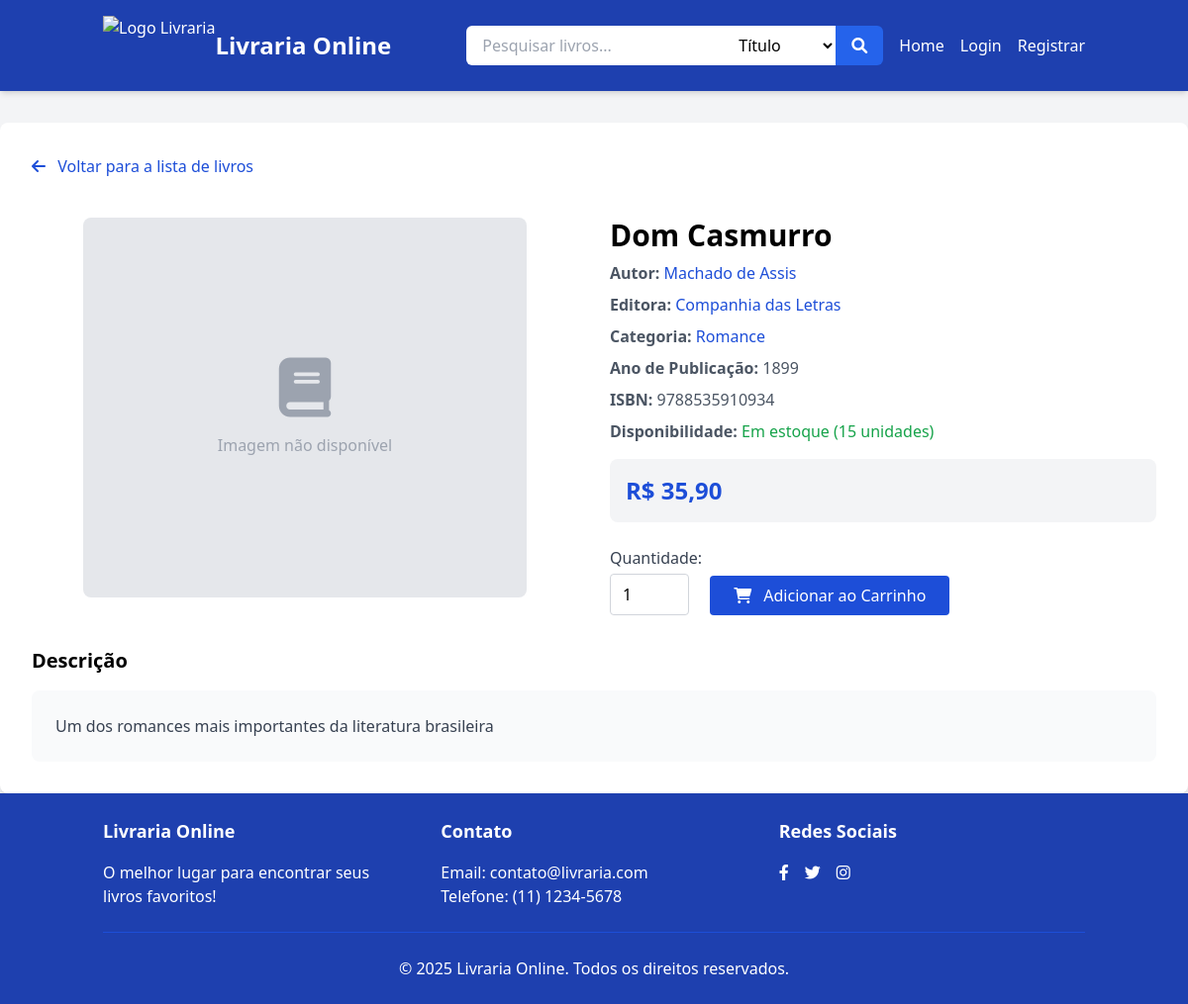
The app's page /Notes/Livraria/livro.php?id=2 with its own data.
### tables this page shows
CREATE TABLE IF NOT EXISTS livros (
    id INT AUTO_INCREMENT PRIMARY KEY,
    titulo VARCHAR(150) NOT NULL,
    id_autor INT,
    id_editora INT,
    id_categoria INT,
    preco DECIMAL(10,2) NOT NULL,
    quantidade_estoque INT DEFAULT 0,
    ano_publicacao INT,
    isbn VARCHAR(20),
    descricao TEXT,
    imagem VARCHAR(255),
    data_cadastro TIMESTAMP DEFAULT CURRENT_TIMESTAMP,
    FOREIGN KEY (id_autor) REFERENCES autores(id),
    FOREIGN KEY (id_editora) REFERENCES editoras(id),
    FOREIGN KEY (id_categoria) REFERENCES categorias(id)
);

CREATE TABLE IF NOT EXISTS autores (
    id INT AUTO_INCREMENT PRIMARY KEY,
    nome VARCHAR(100) NOT NULL,
    biografia TEXT,
    data_cadastro TIMESTAMP DEFAULT CURRENT_TIMESTAMP
);

CREATE TABLE IF NOT EXISTS editoras (
    id INT AUTO_INCREMENT PRIMARY KEY,
    nome VARCHAR(100) NOT NULL,
    descricao TEXT,
    data_cadastro TIMESTAMP DEFAULT CURRENT_TIMESTAMP
);

CREATE TABLE IF NOT EXISTS categorias (
    id INT AUTO_INCREMENT PRIMARY KEY,
    nome VARCHAR(50) NOT NULL,
    descricao TEXT,
    data_cadastro TIMESTAMP DEFAULT CURRENT_TIMESTAMP
);

### Notes/Livraria/functions.php (called while the page is built, shortened)
<?php
function sanitize($data) {
    global $conn;
    $data = trim($data);
    $data = stripslashes($data);
    $data = htmlspecialchars($data);
    $data = mysqli_real_escape_string($conn, $data);
    return $data;
}
function getLivroPorId($id) {
    global $conn;
    $id = sanitize($id);
    $sql = "SELECT l.*, a.nome as autor, e.nome as editora, c.nome as categoria
            FROM livros l
            LEFT JOIN autores a ON l.id_autor = a.id
            LEFT JOIN editoras e ON l.id_editora = e.id
            LEFT JOIN categorias c ON l.id_categoria = c.id
            WHERE l.id = $id";
    $result = mysqli_query($conn, $sql);
    if (mysqli_num_rows($result) > 0) {
        return mysqli_fetch_assoc($result);
    }
    return null;
}
?>

### Notes/Livraria/livro.php (the view, shortened to what this page needs)
<?php
require_once 'header.php';
$id = $_GET['id'];
$livro = getLivroPorId($id);
?>
<div class="bg-white rounded-lg shadow-md overflow-hidden">
    <div class="p-6 md:p-8">
        <a href="index.php" class="text-blue-700 hover:text-blue-900 mb-4 inline-block">
            <i class="fas fa-arrow-left mr-2"></i> Voltar para a lista de livros
        </a>
        <div class="grid grid-cols-1 md:grid-cols-2 gap-8 mt-6">
            <div class="flex justify-center">
                <div class="w-full max-w-md h-96 bg-gray-200 flex items-center justify-center rounded-lg overflow-hidden">
                    <?php if (!empty($livro['imagem']) && file_exists('assets/images/' . $livro['imagem'])): ?>
                        <img src="assets/images/<?php echo htmlspecialchars($livro['imagem']); ?>"
                             alt="<?php echo htmlspecialchars($livro['titulo']); ?>"
                             class="h-full object-cover">
                    <?php else: ?>
                        <div class="text-gray-400 text-center">
                            <i class="fas fa-book text-6xl mb-4"></i>
                            <p>Imagem não disponível</p>
                        </div>
                    <?php endif; ?>
                </div>
            </div>
            <div>
                <h1 class="text-3xl font-bold mb-2"><?php echo htmlspecialchars($livro['titulo']); ?></h1>
                <p class="text-gray-600 mb-2">
                    <span class="font-semibold">Autor:</span>
                    <a href="index.php?filtro=autor&busca=<?php echo urlencode($livro['autor']); ?>" class="text-blue-700 hover:text-blue-900">
                        <?php echo htmlspecialchars($livro['autor']); ?>
                    </a>
                </p>
                <p class="text-gray-600 mb-2">
                    <span class="font-semibold">Editora:</span>
                    <a href="index.php?filtro=editora&busca=<?php echo urlencode($livro['editora']); ?>" class="text-blue-700 hover:text-blue-900">
                        <?php echo htmlspecialchars($livro['editora']); ?>
                    </a>
                </p>
                <p class="text-gray-600 mb-2">
                    <span class="font-semibold">Categoria:</span>
                    <a href="index.php?filtro=categoria&busca=<?php echo urlencode($livro['categoria']); ?>" class="text-blue-700 hover:text-blue-900">
                        <?php echo htmlspecialchars($livro['categoria']); ?>
                    </a>
                </p>
                <p class="text-gray-600 mb-2">
                    <span class="font-semibold">Ano de Publicação:</span>
                    <?php echo $livro['ano_publicacao']; ?>
                </p>
                <p class="text-gray-600 mb-2">
                    <span class="font-semibold">ISBN:</span>
                    <?php echo htmlspecialchars($livro['isbn']); ?>
                </p>
                <p class="text-gray-600 mb-4">
                    <span class="font-semibold">Disponibilidade:</span>
                    <?php if ($livro['quantidade_estoque'] > 0): ?>
                        <span class="text-green-600">Em estoque (<?php echo $livro['quantidade_estoque']; ?> unidades)</span>
                    <?php else: ?>
                        <span class="text-red-600">Fora de estoque</span>
                    <?php endif; ?>
                </p>
                <div class="bg-gray-100 p-4 rounded-lg mb-6">
                    <p class="text-2xl font-bold text-blue-700">
                        R$ <?php echo number_format($livro['preco'], 2, ',', '.'); ?>
                    </p>
                </div>
                <?php if ($livro['quantidade_estoque'] > 0): ?>
                    <form method="post" action="" class="flex items-end">
                        <div class="mr-2">
                            <label for="quantidade" class="block text-gray-700 font-medium mb-1">Quantidade:</label>
                            <input type="number" name="quantidade" id="quantidade" value="1" min="1" max="<?php echo $livro['quantidade_estoque']; ?>"
                                   class="border border-gray-300 rounded px-3 py-2 w-20">
                        </div>
                        <button type="submit" name="adicionar_carrinho" class="bg-blue-700 text-white px-6 py-2 rounded font-medium hover:bg-blue-800">
                            <i class="fas fa-shopping-cart mr-2"></i> Adicionar ao Carrinho
                        </button>
                    </form>
                <?php else: ?>
                    <button class="bg-gray-400 text-white px-6 py-2 rounded font-medium cursor-not-allowed">
                        <i class="fas fa-shopping-cart mr-2"></i> Indisponível
                    </button>
                <?php endif; ?>
            </div>
        </div>
        <div class="mt-8">
            <h2 class="text-xl font-bold mb-4">Descrição</h2>
            <div class="bg-gray-50 p-6 rounded-lg">
                <?php if (!empty($livro['descricao'])): ?>
                    <p class="text-gray-700"><?php echo nl2br(htmlspecialchars($livro['descricao'])); ?></p>
                <?php else: ?>
                    <p class="text-gray-500 italic">Descrição não disponível.</p>
                <?php endif; ?>
            </div>
        </div>
    </div>
</div>
<?php require_once 'footer.php'; ?>

### records on screen
livros: titulo "Dom Casmurro", id_autor.nome "Machado de Assis", id_editora.nome "Companhia das Letras", id_categoria.nome "Romance", ano_publicacao "1899", isbn "9788535910934", quantidade_estoque "15", preco "35,90", descricao "Um dos romances mais importantes da literatura brasileira"
